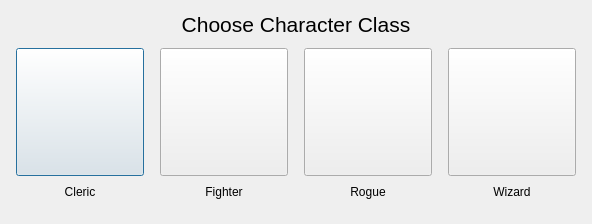
<?xml version="1.0" encoding="UTF-8"?>
<ui version="4.0">
 <class>ClassSelectWindow</class>
 <widget class="QDialog" name="ClassSelectWindow">
  <property name="windowModality">
   <enum>Qt::ApplicationModal</enum>
  </property>
  <property name="geometry">
   <rect>
    <x>0</x>
    <y>0</y>
    <width>592</width>
    <height>224</height>
   </rect>
  </property>
  <property name="windowTitle">
   <string>Select character class</string>
  </property>
  <widget class="QLabel" name="headingLabel">
   <property name="geometry">
    <rect>
     <x>16</x>
     <y>12</y>
     <width>560</width>
     <height>24</height>
    </rect>
   </property>
   <property name="font">
    <font>
     <pointsize>16</pointsize>
    </font>
   </property>
   <property name="text">
    <string>Choose Character Class</string>
   </property>
   <property name="alignment">
    <set>Qt::AlignCenter</set>
   </property>
  </widget>
  <widget class="QPushButton" name="clericButton">
   <property name="geometry">
    <rect>
     <x>16</x>
     <y>48</y>
     <width>128</width>
     <height>128</height>
    </rect>
   </property>
   <property name="text">
    <string/>
   </property>
   <property name="icon">
    <iconset resource="icons.qrc">
     <normaloff>:/classIcon/cleric.png</normaloff>:/classIcon/cleric.png</iconset>
   </property>
   <property name="iconSize">
    <size>
     <width>112</width>
     <height>112</height>
    </size>
   </property>
  </widget>
  <widget class="QPushButton" name="fighterButton">
   <property name="geometry">
    <rect>
     <x>160</x>
     <y>48</y>
     <width>128</width>
     <height>128</height>
    </rect>
   </property>
   <property name="text">
    <string/>
   </property>
   <property name="icon">
    <iconset resource="icons.qrc">
     <normaloff>:/classIcon/fighter.png</normaloff>:/classIcon/fighter.png</iconset>
   </property>
   <property name="iconSize">
    <size>
     <width>112</width>
     <height>112</height>
    </size>
   </property>
  </widget>
  <widget class="QPushButton" name="rogueButton">
   <property name="geometry">
    <rect>
     <x>304</x>
     <y>48</y>
     <width>128</width>
     <height>128</height>
    </rect>
   </property>
   <property name="text">
    <string/>
   </property>
   <property name="icon">
    <iconset resource="icons.qrc">
     <normaloff>:/classIcon/rogue.png</normaloff>:/classIcon/rogue.png</iconset>
   </property>
   <property name="iconSize">
    <size>
     <width>112</width>
     <height>112</height>
    </size>
   </property>
  </widget>
  <widget class="QPushButton" name="wizardButton">
   <property name="geometry">
    <rect>
     <x>448</x>
     <y>48</y>
     <width>128</width>
     <height>128</height>
    </rect>
   </property>
   <property name="text">
    <string/>
   </property>
   <property name="icon">
    <iconset resource="icons.qrc">
     <normaloff>:/classIcon/wizard.png</normaloff>:/classIcon/wizard.png</iconset>
   </property>
   <property name="iconSize">
    <size>
     <width>112</width>
     <height>112</height>
    </size>
   </property>
  </widget>
  <widget class="QLabel" name="clericLabel">
   <property name="geometry">
    <rect>
     <x>16</x>
     <y>184</y>
     <width>128</width>
     <height>16</height>
    </rect>
   </property>
   <property name="text">
    <string>Cleric</string>
   </property>
   <property name="alignment">
    <set>Qt::AlignCenter</set>
   </property>
  </widget>
  <widget class="QLabel" name="fighterLabel">
   <property name="geometry">
    <rect>
     <x>160</x>
     <y>184</y>
     <width>128</width>
     <height>16</height>
    </rect>
   </property>
   <property name="text">
    <string>Fighter</string>
   </property>
   <property name="alignment">
    <set>Qt::AlignCenter</set>
   </property>
  </widget>
  <widget class="QLabel" name="rogueLabel">
   <property name="geometry">
    <rect>
     <x>304</x>
     <y>184</y>
     <width>128</width>
     <height>16</height>
    </rect>
   </property>
   <property name="text">
    <string>Rogue</string>
   </property>
   <property name="alignment">
    <set>Qt::AlignCenter</set>
   </property>
  </widget>
  <widget class="QLabel" name="wizardLabel">
   <property name="geometry">
    <rect>
     <x>448</x>
     <y>184</y>
     <width>128</width>
     <height>16</height>
    </rect>
   </property>
   <property name="text">
    <string>Wizard</string>
   </property>
   <property name="alignment">
    <set>Qt::AlignCenter</set>
   </property>
  </widget>
 </widget>
 <layoutdefault spacing="6" margin="11"/>
 <resources>
  <include location="icons.qrc"/>
 </resources>
 <connections>
  <connection>
   <sender>clericButton</sender>
   <signal>clicked()</signal>
   <receiver>ClassSelectWindow</receiver>
   <slot>clericClicked()</slot>
   <hints>
    <hint type="sourcelabel">
     <x>79</x>
     <y>111</y>
    </hint>
    <hint type="destinationlabel">
     <x>295</x>
     <y>111</y>
    </hint>
   </hints>
  </connection>
  <connection>
   <sender>fighterButton</sender>
   <signal>clicked()</signal>
   <receiver>ClassSelectWindow</receiver>
   <slot>fighterClicked()</slot>
   <hints>
    <hint type="sourcelabel">
     <x>223</x>
     <y>111</y>
    </hint>
    <hint type="destinationlabel">
     <x>295</x>
     <y>111</y>
    </hint>
   </hints>
  </connection>
  <connection>
   <sender>rogueButton</sender>
   <signal>clicked()</signal>
   <receiver>ClassSelectWindow</receiver>
   <slot>rogueClicked()</slot>
   <hints>
    <hint type="sourcelabel">
     <x>367</x>
     <y>111</y>
    </hint>
    <hint type="destinationlabel">
     <x>295</x>
     <y>111</y>
    </hint>
   </hints>
  </connection>
  <connection>
   <sender>wizardButton</sender>
   <signal>clicked()</signal>
   <receiver>ClassSelectWindow</receiver>
   <slot>wizardClicked()</slot>
   <hints>
    <hint type="sourcelabel">
     <x>511</x>
     <y>111</y>
    </hint>
    <hint type="destinationlabel">
     <x>295</x>
     <y>111</y>
    </hint>
   </hints>
  </connection>
 </connections>
 <slots>
  <signal>classChosen(CHARACTER_CLASS)</signal>
  <slot>clericClicked()</slot>
  <slot>fighterClicked()</slot>
  <slot>rogueClicked()</slot>
  <slot>wizardClicked()</slot>
 </slots>
</ui>
